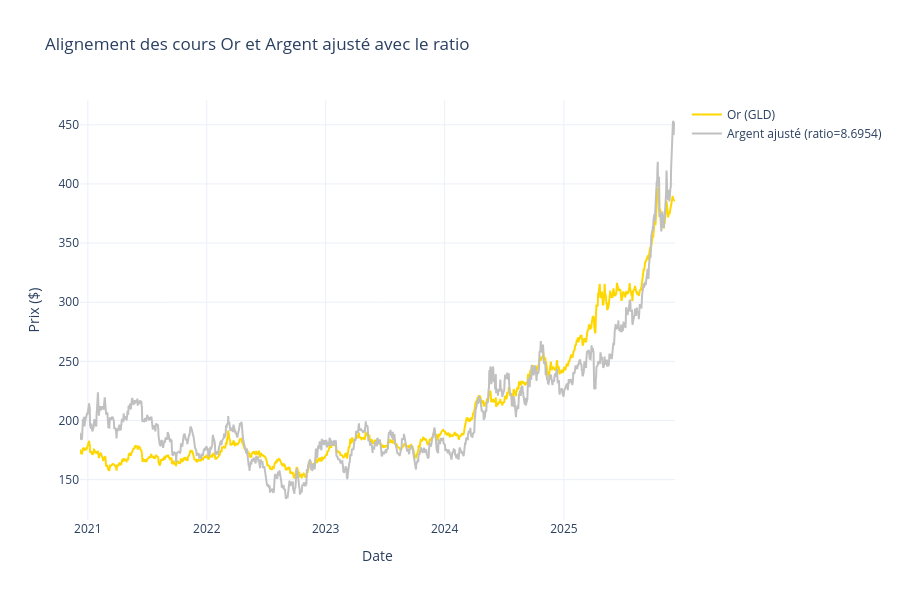

The notebook cell saved with this chart:
### Code cell
#tracée des cours avec l'argent ajusté du ratio
fig = go.Figure()

fig.add_trace(go.Scatter(
    x=df.index,
    y=df['Or'],
    mode='lines',
    name='Or (GLD)',
    line=dict(color='gold', width=2)
))

fig.add_trace(go.Scatter(
    x=df.index,
    y=df['Argent_ajuste'],
    mode='lines',
    name=f'Argent ajusté (ratio={ratio:.4f})',
    line=dict(color='silver', width=2 )
))

fig.update_layout(
    title='Alignement des cours Or et Argent ajusté avec le ratio',
    xaxis_title='Date',
    yaxis_title='Prix ($)',
    hovermode='x unified',
    template='plotly_white',
    height=600
)

fig.show()

# Calcul de l'écart entre les deux séries
df['Ecart'] = df['Or'] - df['Argent_ajuste']

### Figure 1 — Plotly figure (JSON) as saved in the notebook; plotly's stock layout.template omitted (floating-point values rounded to 4 significant figures; data arrays with more than 128 entries replaced by an {"elided": "..."} marker saying what was removed)
{"data": [{"line": {"color": "gold", "width": 2}, "mode": "lines", "name": "Or (GLD)", "type": "scatter", "x": {"elided": "1256 str values"}, "y": {"elided": "1256 float values"}}, {"line": {"color": "silver", "width": 2}, "mode": "lines", "name": "Argent ajusté (ratio=8.6954)", "type": "scatter", "x": {"elided": "1256 str values"}, "y": {"elided": "1256 float values"}}], "layout": {"height": 600, "hovermode": "x unified", "title": {"text": "Alignement des cours Or et Argent ajusté avec le ratio"}, "xaxis": {"title": {"text": "Date"}}, "yaxis": {"title": {"text": "Prix ($)"}}}}
